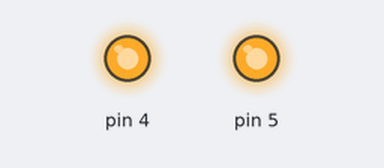
Bench run of a sketch on a simulated Arduino Uno, built with avr-gcc and run on an emulated ATmega328P. On the bench: output pins drawn as LEDs (lit = HIGH).

Above: at 2.5 s.
At 6.0 s:
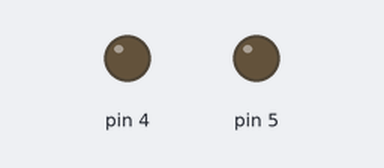
Timing chart, 0 to 9.1 s (numbered marks = the images above):
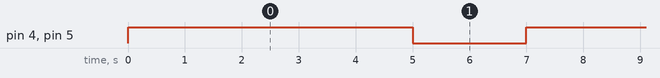

The sketch:

tr2222a_motor00.ino
```cpp
void setup() {
  // put your setup code here, to run once:
  pinMode(4, OUTPUT);
  pinMode(5, OUTPUT);
}

void loop() {
  // put your main code here, to run repeatedly:
  digitalWrite(4, HIGH);
  digitalWrite(5, HIGH);
  delay(5000);

  digitalWrite(4, LOW);
  digitalWrite(5, LOW);
  delay(2000);
}
```

Measured:
- by itself, pin 4, pin 5: alternates HIGH for 5.0 s and LOW for 2.0 s
